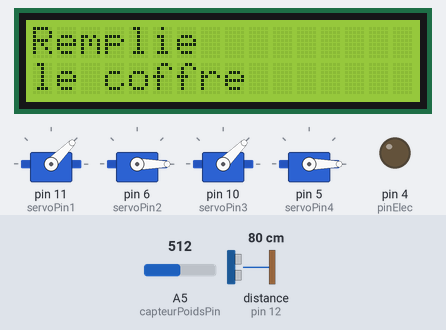
This sketch was run on a simulated Arduino Uno, built with avr-gcc and run on an emulated ATmega328P. On the bench: 4 × servo, 16×2 character LCD, output pins drawn as LEDs (lit = HIGH). The test bench sets the inputs (shaded band); at power-on: distance to the obstacle (sensor on pin 12) 80 cm, A5 (capteurPoidsPin) = 512. The echo pulse lasts 58.3 µs per cm; pins used as bus, display or sensor lines are not drawn.

Above: at 0.1 s.
At 7.3 s:
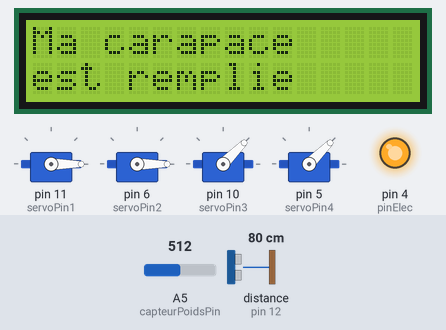
7.4 s: distance to the obstacle (sensor on pin 12) set to 9 cm
At 8.4 s:
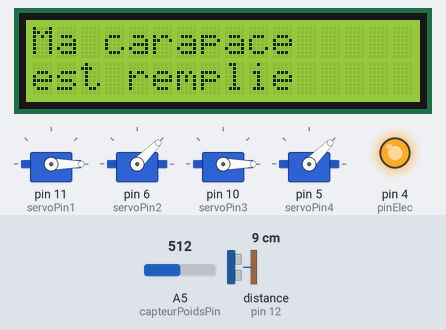
Timing chart, 0 to 64.2 s (numbered marks = the images above; inputs shaded):
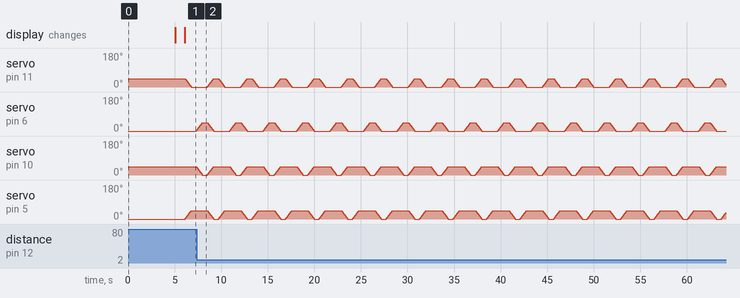

The sketch:

Code_Tortipix.ino
```cpp
  //On inclue les bibliothèques servomoteur/écran lcd
  #include <Servo.h>
  #include <Wire.h>
  #include <LiquidCrystal_I2C.h>
  //Définir l'adresse I2C de l'ecran
  #define LCD_ADDR 0x27

   //Définir les dimensions de l'ecran LCD
  #define LCD_COLUMNS 16
  #define LCD_ROWS 2

  //Créer une instance de l'écran LCD
  LiquidCrystal_I2C lcd(LCD_ADDR, LCD_COLUMNS, LCD_ROWS);


  //On définit les broches des quatres servomoteurs
  const int servoPin1 = 11; //Avant droit
  Servo servo1;
  const int servoPin2 = 6; //Arrière gauche
  Servo servo2;
  const int servoPin3 = 10; //Arrière droit
  Servo servo3;
  const int servoPin4 = 5; //Avant gauche
  Servo servo4;

  //On instancie la borche du capteur de poids et le seuil
  const int capteurPoidsPin = A5;
  const int seuilPoidsTropLourd=800;

  //Définition des broches du détecteur de distance
  #define Broche_Echo 12
  #define Broche_Trigger 13

  //Angle des servommoteurs
  int angleAvant = 0;
  int angleArriere = 0;

  //Variables capteur de distance
  int mesureMax = 300;
  int mesureMin = 3;
  long duree;
  long distance;

  //Défintion des flags pour l'electroaimant
  bool flageElect = false;

  //Definition des flags de la marche du robot
  bool flagEnMarche = true;

  //Définition de la broche de l'electroaimant
  const int pinElec = 4;

  void setup() {

    // On attache chaque servo à sa broche
    servo1.attach(servoPin1);
    servo2.attach(servoPin2);
    servo3.attach(servoPin3);
    servo4.attach(servoPin4);

    //On initialise les servo à la position 0 ou 45 car on a inversé des servo sur le robot
    servo1.write(45);
    servo2.write(0);
    servo3.write(45);
    servo4.write(0);

     // Initialisation de l'écran LCD
    lcd.init();
    lcd.setBacklight(255);
    lcd.setCursor(0, 0);

    //Instruction à l'utilisateur
    lcd.print("Remplie");
    lcd.setCursor(0, 1);
    lcd.print("le coffre");
    delay(5000);
    lcd.clear();

    //Pin electroaimant
    pinMode(pinElec,OUTPUT);

    //On définit les broches du capteur de distance
    pinMode(Broche_Trigger, OUTPUT);
    pinMode(Broche_Echo, INPUT);
    Serial.begin (115200);

    digitalWrite(pinElec,HIGH);

    //vérification du poids
    int poids = analogRead(capteurPoidsPin);
    while (poids > seuilPoidsTropLourd) {
    lcd.setCursor(0, 0);
    lcd.print("Poids trop lourd !");
    poids = analogRead(capteurPoidsPin);
    delay(1500);
    }

    //Une fois le coffre rempli, on "ferme" l'electroaimant
    delay(1000);
    lcd.clear();
    lcd.setCursor(0, 0);
    lcd.print("Ma carapace ");
    lcd.setCursor(0,1);
    lcd.print("est remplie");
    digitalWrite(pinElec,HIGH);

   }


  void loop() {

    while(flagEnMarche)
    {

        // Pattes avant avancent
        for (angleAvant = 0; angleAvant <= 45; angleAvant++)
        {
          servo1.write(45-angleAvant);
          servo4.write(angleAvant);
          delay(15);
        }
        delay(500);

        // Pattes arrières avancent
        for (angleArriere = 0; angleArriere <= 45; angleArriere++)
        {
          servo2.write(angleArriere);
          servo3.write(45-angleArriere);
          delay(15);
        }
        delay(500);

        // Toutes les pattes se replacent
        for (angleAvant = 45; angleAvant >= 0; angleAvant--)
        {
          servo1.write(45-angleAvant);
          servo2.write(angleAvant);
          servo3.write(45-angleAvant);
          servo4.write(angleAvant);
          delay(15);
        }

        angleAvant = 0;
        angleArriere = 0;
        delay(500);


    // Debut de la mesure avec un signal de 10 μS applique sur TRIG //
      digitalWrite(Broche_Trigger, LOW); // On efface l'etat logique de TRIG //
      delayMicroseconds(2);
      digitalWrite(Broche_Trigger, HIGH); // On met la broche TRIG a "1" pendant 10μS //
      delayMicroseconds(10);
      digitalWrite(Broche_Trigger, LOW); // On remet la broche TRIG a "0" //

      // On mesure combien de temps le niveau logique haut est actif sur ECHO //
      duree = pulseIn(Broche_Echo, HIGH);

      // Calcul de la distance grace au temps mesure //
      distance = duree*0.034/2;

      // Verification si valeur mesuree dans la plage //
      if (distance >= mesureMax || distance <= mesureMin ||  analogRead(capteurPoidsPin) > seuilPoidsTropLourd) {
      flagEnMarche = false;
      }

    }
    digitalWrite(pinElec,HIGH);
    while(true)
    {}

  }
```
